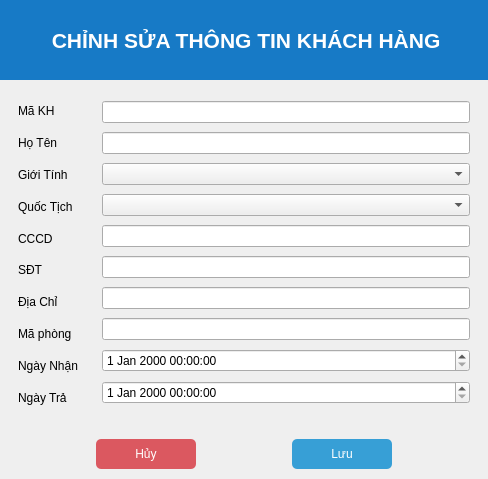
<?xml version="1.0" encoding="UTF-8"?>
<ui version="4.0">
 <class>Dialog</class>
 <widget class="QDialog" name="Dialog">
  <property name="geometry">
   <rect>
    <x>0</x>
    <y>0</y>
    <width>488</width>
    <height>479</height>
   </rect>
  </property>
  <property name="windowTitle">
   <string>Dialog</string>
  </property>
  <layout class="QVBoxLayout" name="verticalLayout">
   <property name="spacing">
    <number>0</number>
   </property>
   <property name="leftMargin">
    <number>0</number>
   </property>
   <property name="topMargin">
    <number>0</number>
   </property>
   <property name="rightMargin">
    <number>0</number>
   </property>
   <property name="bottomMargin">
    <number>0</number>
   </property>
   <item>
    <widget class="QWidget" name="widget" native="true">
     <property name="minimumSize">
      <size>
       <width>0</width>
       <height>80</height>
      </size>
     </property>
     <property name="maximumSize">
      <size>
       <width>16777215</width>
       <height>80</height>
      </size>
     </property>
     <layout class="QGridLayout" name="gridLayout">
      <property name="leftMargin">
       <number>0</number>
      </property>
      <property name="topMargin">
       <number>0</number>
      </property>
      <property name="rightMargin">
       <number>0</number>
      </property>
      <property name="bottomMargin">
       <number>0</number>
      </property>
      <property name="spacing">
       <number>0</number>
      </property>
      <item row="0" column="0">
       <widget class="QWidget" name="widget_6" native="true">
        <property name="minimumSize">
         <size>
          <width>0</width>
          <height>60</height>
         </size>
        </property>
        <property name="maximumSize">
         <size>
          <width>16777215</width>
          <height>100</height>
         </size>
        </property>
        <property name="styleSheet">
         <string notr="true">QWidget {
    background-color: #177ac6;  /* Màu nền xanh */
}
</string>
        </property>
        <layout class="QHBoxLayout" name="horizontalLayout_3">
         <property name="spacing">
          <number>0</number>
         </property>
         <property name="leftMargin">
          <number>0</number>
         </property>
         <property name="topMargin">
          <number>0</number>
         </property>
         <property name="rightMargin">
          <number>0</number>
         </property>
         <property name="bottomMargin">
          <number>0</number>
         </property>
         <item>
          <spacer name="horizontalSpacer_6">
           <property name="orientation">
            <enum>Qt::Horizontal</enum>
           </property>
           <property name="sizeHint" stdset="0">
            <size>
             <width>90</width>
             <height>20</height>
            </size>
           </property>
          </spacer>
         </item>
         <item>
          <widget class="QLabel" name="label_2">
           <property name="font">
            <font>
             <family>Segoe UI</family>
             <pointsize>16</pointsize>
             <weight>75</weight>
             <bold>true</bold>
            </font>
           </property>
           <property name="styleSheet">
            <string notr="true">QLabel {
    color: white;  /* Màu chữ trắng */
}
</string>
           </property>
           <property name="text">
            <string> CHỈNH SỬA THÔNG TIN KHÁCH HÀNG</string>
           </property>
          </widget>
         </item>
         <item>
          <spacer name="horizontalSpacer_7">
           <property name="orientation">
            <enum>Qt::Horizontal</enum>
           </property>
           <property name="sizeHint" stdset="0">
            <size>
             <width>91</width>
             <height>20</height>
            </size>
           </property>
          </spacer>
         </item>
        </layout>
       </widget>
      </item>
     </layout>
    </widget>
   </item>
   <item>
    <widget class="QWidget" name="widget_2" native="true">
     <layout class="QHBoxLayout" name="horizontalLayout">
      <item>
       <widget class="QWidget" name="widget_4" native="true">
        <layout class="QVBoxLayout" name="verticalLayout_2">
         <item>
          <widget class="QLabel" name="label_6">
           <property name="text">
            <string>Mã KH</string>
           </property>
          </widget>
         </item>
         <item>
          <widget class="QLabel" name="label">
           <property name="text">
            <string>Họ Tên</string>
           </property>
          </widget>
         </item>
         <item>
          <widget class="QLabel" name="label_10">
           <property name="text">
            <string>Giới Tính</string>
           </property>
          </widget>
         </item>
         <item>
          <widget class="QLabel" name="label_3">
           <property name="text">
            <string>Quốc Tịch</string>
           </property>
          </widget>
         </item>
         <item>
          <widget class="QLabel" name="label_4">
           <property name="text">
            <string>CCCD</string>
           </property>
          </widget>
         </item>
         <item>
          <widget class="QLabel" name="label_9">
           <property name="text">
            <string>SĐT</string>
           </property>
          </widget>
         </item>
         <item>
          <widget class="QLabel" name="label_7">
           <property name="text">
            <string>Địa Chỉ</string>
           </property>
          </widget>
         </item>
         <item>
          <widget class="QLabel" name="label_11">
           <property name="text">
            <string>Mã phòng</string>
           </property>
          </widget>
         </item>
         <item>
          <widget class="QLabel" name="label_8">
           <property name="text">
            <string>Ngày Nhận</string>
           </property>
          </widget>
         </item>
         <item>
          <widget class="QLabel" name="label_5">
           <property name="text">
            <string>Ngày Trả</string>
           </property>
          </widget>
         </item>
        </layout>
       </widget>
      </item>
      <item>
       <widget class="QWidget" name="widget_5" native="true">
        <layout class="QVBoxLayout" name="verticalLayout_3">
         <item>
          <widget class="QLineEdit" name="makh_value"/>
         </item>
         <item>
          <widget class="QLineEdit" name="hoten_value"/>
         </item>
         <item>
          <widget class="QComboBox" name="gioitinh_value"/>
         </item>
         <item>
          <widget class="QComboBox" name="country_value"/>
         </item>
         <item>
          <widget class="QLineEdit" name="cccd_value"/>
         </item>
         <item>
          <widget class="QLineEdit" name="sdt_value"/>
         </item>
         <item>
          <widget class="QLineEdit" name="diachi_value"/>
         </item>
         <item>
          <widget class="QLineEdit" name="maphong_value"/>
         </item>
         <item>
          <widget class="QDateTimeEdit" name="ngaynhan_value"/>
         </item>
         <item>
          <widget class="QDateTimeEdit" name="ngaytra_value"/>
         </item>
        </layout>
       </widget>
      </item>
     </layout>
    </widget>
   </item>
   <item>
    <widget class="QWidget" name="button_layout" native="true">
     <property name="maximumSize">
      <size>
       <width>16777215</width>
       <height>50</height>
      </size>
     </property>
     <layout class="QHBoxLayout" name="horizontalLayout_2">
      <property name="spacing">
       <number>0</number>
      </property>
      <property name="leftMargin">
       <number>0</number>
      </property>
      <property name="topMargin">
       <number>0</number>
      </property>
      <property name="rightMargin">
       <number>0</number>
      </property>
      <property name="bottomMargin">
       <number>0</number>
      </property>
      <item>
       <spacer name="horizontalSpacer">
        <property name="orientation">
         <enum>Qt::Horizontal</enum>
        </property>
        <property name="sizeHint" stdset="0">
         <size>
          <width>93</width>
          <height>20</height>
         </size>
        </property>
       </spacer>
      </item>
      <item>
       <widget class="QPushButton" name="cancel_button">
        <property name="minimumSize">
         <size>
          <width>100</width>
          <height>30</height>
         </size>
        </property>
        <property name="styleSheet">
         <string notr="true">QPushButton {
    background-color:#db5860;
    color: white;
    border-radius: 5px;
    padding: 5px;
}
QPushButton:hover {
    background-color: darkred;
}</string>
        </property>
        <property name="text">
         <string>Hủy</string>
        </property>
       </widget>
      </item>
      <item>
       <spacer name="horizontalSpacer_2">
        <property name="orientation">
         <enum>Qt::Horizontal</enum>
        </property>
        <property name="sizeHint" stdset="0">
         <size>
          <width>93</width>
          <height>20</height>
         </size>
        </property>
       </spacer>
      </item>
      <item>
       <widget class="QPushButton" name="agree_button">
        <property name="minimumSize">
         <size>
          <width>100</width>
          <height>30</height>
         </size>
        </property>
        <property name="styleSheet">
         <string notr="true">QPushButton {
    background-color:#379fd6;
    color: white;
    border-radius: 5px;
    padding: 5px;
}
QPushButton:hover {
    background-color: darkred;
}</string>
        </property>
        <property name="text">
         <string>Lưu</string>
        </property>
       </widget>
      </item>
      <item>
       <spacer name="horizontalSpacer_3">
        <property name="orientation">
         <enum>Qt::Horizontal</enum>
        </property>
        <property name="sizeHint" stdset="0">
         <size>
          <width>93</width>
          <height>20</height>
         </size>
        </property>
       </spacer>
      </item>
     </layout>
    </widget>
   </item>
  </layout>
 </widget>
 <resources/>
 <connections/>
</ui>
